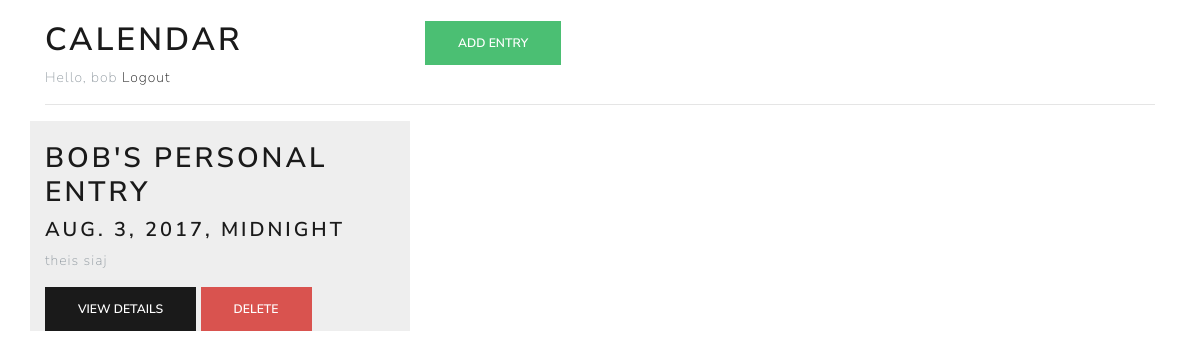
Page /calendar (signed in) on the committed database.
### myapp/models.py (models this page shows, shortened)
class Entry(models.Model):
    name = models.CharField(max_length=100)
    author = models.ForeignKey(User, on_delete=models.CASCADE)
    date = models.DateTimeField()
    description = models.TextField()
    created = models.DateTimeField(auto_now_add=True)

### myapp/views.py (the view)
# urls.py: path('calendar', views.CalendarListView.as_view(), name='calendar'),
class CalendarListView(LoginRequiredMixin, ListView):
    template_name = 'myapp/calendar.html'
    model = Entry
    context_object_name = 'entries'
    def get_queryset(self, *args, **kwargs):
        return Entry.objects.filter(author=self.request.user)

### myapp/templates/myapp/calendar.html
{% extends 'myapp/base.html' %}
{% block content %}
<div class="container">
  <br />
  <div class="row">
    <div class="col-lg-4">
      <h1>Calendar</h1>
      {% if request.user.is_authenticated %}
        <span>Hello, {{ request.user.username }}</span>
        <a href="/logout">Logout</a>
      {% endif %}
    </div>
    <div class="col-lg-8">
      <button onclick="window.location='{% url 'add' %}'" type="button" class="btn btn-success">Add Entry</button>
    </div>
  </div>
  <hr />
  <div class="row">
    {% for entry in entries %}
      {% include 'myapp/_calendar_entry.html' %}
    {% endfor %}
  </div>
</div>
{% endblock %}

### myapp/templates/myapp/_calendar_entry.html
<div class="calendar_entry col-lg-4">
  <br />
  <h2>{{ entry.name }}</h2>
  <h4>{{ entry.date }}</h4>
  <p>{{ entry.description|truncatechars:100 }}</p>
  <button onclick="window.location='{% url 'details' pk=entry.id %}'" class="btn btn-primary">View Details</button>
  <button data-id="{{ entry.id }}" onclick="deleteCalendarEntry(this)" class="btn btn-danger">Delete</button>
</div>

### myapp/static/myapp/css/style.css (style rules this page uses)
.calendar_entry { background-color: #eee; }
body, html { width: 100%; display: grid; }

### rows in the picture
Entry: name "BOB'S PERSONAL ENTRY", date "AUG. 3, 2017, MIDNIGHT", description "theis siaj"

### other values in the picture
{{ request.user.username }} "bob"
